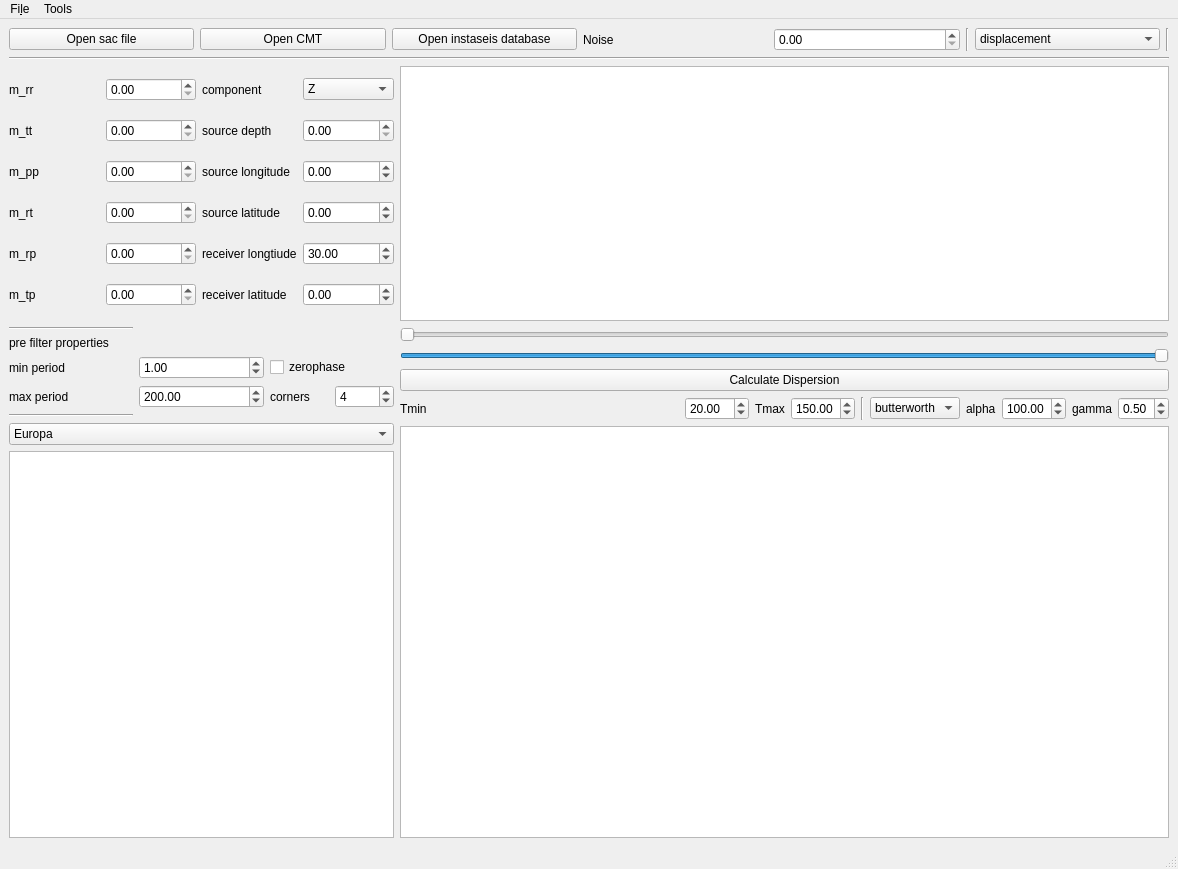
<?xml version="1.0" encoding="UTF-8"?>
<ui version="4.0">
 <class>MainWindow</class>
 <widget class="QMainWindow" name="MainWindow">
  <property name="geometry">
   <rect>
    <x>0</x>
    <y>0</y>
    <width>1178</width>
    <height>869</height>
   </rect>
  </property>
  <property name="windowTitle">
   <string>MainWindow</string>
  </property>
  <property name="inputMethodHints">
   <set>Qt::ImhFormattedNumbersOnly</set>
  </property>
  <widget class="QWidget" name="centralwidget">
   <layout class="QVBoxLayout" name="verticalLayout" stretch="0,0,10">
    <item>
     <layout class="QHBoxLayout" name="horizontalLayout_2">
      <item>
       <widget class="QPushButton" name="open_sac_button">
        <property name="text">
         <string>Open sac file</string>
        </property>
       </widget>
      </item>
      <item>
       <widget class="QPushButton" name="pushButton">
        <property name="text">
         <string>Open CMT</string>
        </property>
       </widget>
      </item>
      <item>
       <widget class="QPushButton" name="open_instaseis_button">
        <property name="text">
         <string>Open instaseis database</string>
        </property>
       </widget>
      </item>
      <item>
       <widget class="QLabel" name="label_2">
        <property name="text">
         <string>Noise</string>
        </property>
       </widget>
      </item>
      <item>
       <widget class="QDoubleSpinBox" name="snr_value">
        <property name="maximum">
         <double>1.000000000000000</double>
        </property>
        <property name="singleStep">
         <double>0.050000000000000</double>
        </property>
       </widget>
      </item>
      <item>
       <widget class="Line" name="line">
        <property name="orientation">
         <enum>Qt::Vertical</enum>
        </property>
       </widget>
      </item>
      <item>
       <widget class="QComboBox" name="motion_type">
        <item>
         <property name="text">
          <string>displacement</string>
         </property>
        </item>
        <item>
         <property name="text">
          <string>velocity</string>
         </property>
        </item>
        <item>
         <property name="text">
          <string>acceleration</string>
         </property>
        </item>
       </widget>
      </item>
      <item>
       <widget class="Line" name="line_2">
        <property name="orientation">
         <enum>Qt::Vertical</enum>
        </property>
       </widget>
      </item>
     </layout>
    </item>
    <item>
     <widget class="Line" name="line_3">
      <property name="orientation">
       <enum>Qt::Horizontal</enum>
      </property>
     </widget>
    </item>
    <item>
     <layout class="QHBoxLayout" name="horizontalLayout">
      <item>
       <layout class="QGridLayout" name="gridLayout" rowstretch="1,2" columnstretch="1,2">
        <item row="1" column="0">
         <layout class="QGridLayout" name="gridLayout_3">
          <item row="3" column="2">
           <layout class="QHBoxLayout" name="horizontalLayout_3">
            <item>
             <widget class="QLabel" name="label_17">
              <property name="text">
               <string>corners</string>
              </property>
             </widget>
            </item>
            <item>
             <widget class="QSpinBox" name="corners">
              <property name="minimum">
               <number>2</number>
              </property>
              <property name="maximum">
               <number>16</number>
              </property>
              <property name="value">
               <number>4</number>
              </property>
             </widget>
            </item>
           </layout>
          </item>
          <item row="2" column="1">
           <widget class="QDoubleSpinBox" name="prefilter_min_period">
            <property name="maximum">
             <double>500.000000000000000</double>
            </property>
            <property name="value">
             <double>1.000000000000000</double>
            </property>
           </widget>
          </item>
          <item row="3" column="0">
           <widget class="QLabel" name="label_15">
            <property name="text">
             <string>max period</string>
            </property>
           </widget>
          </item>
          <item row="1" column="0">
           <widget class="QLabel" name="label_13">
            <property name="text">
             <string>pre filter properties</string>
            </property>
           </widget>
          </item>
          <item row="2" column="0">
           <widget class="QLabel" name="label_14">
            <property name="text">
             <string>min period</string>
            </property>
           </widget>
          </item>
          <item row="5" column="0" colspan="3">
           <layout class="QVBoxLayout" name="verticalLayout_2">
            <item>
             <widget class="QComboBox" name="planet">
              <item>
               <property name="text">
                <string>Europa</string>
               </property>
              </item>
              <item>
               <property name="text">
                <string>Mars</string>
               </property>
              </item>
              <item>
               <property name="text">
                <string>Earth</string>
               </property>
              </item>
             </widget>
            </item>
            <item>
             <widget class="Qt4MplCanvas" name="map"/>
            </item>
           </layout>
          </item>
          <item row="3" column="1">
           <widget class="QDoubleSpinBox" name="prefilter_max_period">
            <property name="minimum">
             <double>1.000000000000000</double>
            </property>
            <property name="maximum">
             <double>1000.000000000000000</double>
            </property>
            <property name="value">
             <double>200.000000000000000</double>
            </property>
           </widget>
          </item>
          <item row="0" column="0">
           <widget class="Line" name="line_4">
            <property name="orientation">
             <enum>Qt::Horizontal</enum>
            </property>
           </widget>
          </item>
          <item row="2" column="2">
           <widget class="QCheckBox" name="zerophase">
            <property name="text">
             <string>zerophase</string>
            </property>
           </widget>
          </item>
          <item row="4" column="0">
           <widget class="Line" name="line_5">
            <property name="orientation">
             <enum>Qt::Horizontal</enum>
            </property>
           </widget>
          </item>
         </layout>
        </item>
        <item row="0" column="0">
         <layout class="QGridLayout" name="gridLayout_2">
          <item row="2" column="3">
           <widget class="QDoubleSpinBox" name="evlo">
            <property name="minimum">
             <double>-180.000000000000000</double>
            </property>
            <property name="maximum">
             <double>180.000000000000000</double>
            </property>
           </widget>
          </item>
          <item row="5" column="1">
           <widget class="ScientificDoubleSpinBox" name="m_tp"/>
          </item>
          <item row="4" column="0">
           <widget class="QLabel" name="label_4">
            <property name="text">
             <string>m_rp</string>
            </property>
           </widget>
          </item>
          <item row="2" column="2">
           <widget class="QLabel" name="label_10">
            <property name="text">
             <string>source longitude</string>
            </property>
           </widget>
          </item>
          <item row="4" column="3">
           <widget class="QDoubleSpinBox" name="stlo">
            <property name="minimum">
             <double>-180.000000000000000</double>
            </property>
            <property name="maximum">
             <double>180.000000000000000</double>
            </property>
            <property name="value">
             <double>30.000000000000000</double>
            </property>
           </widget>
          </item>
          <item row="3" column="0">
           <widget class="QLabel" name="label_5">
            <property name="text">
             <string>m_rt</string>
            </property>
           </widget>
          </item>
          <item row="2" column="0">
           <widget class="QLabel" name="label_6">
            <property name="text">
             <string>m_pp</string>
            </property>
           </widget>
          </item>
          <item row="0" column="0">
           <widget class="QLabel" name="label_8">
            <property name="text">
             <string>m_rr</string>
            </property>
           </widget>
          </item>
          <item row="1" column="0">
           <widget class="QLabel" name="label_7">
            <property name="text">
             <string>m_tt</string>
            </property>
           </widget>
          </item>
          <item row="1" column="3">
           <widget class="QDoubleSpinBox" name="evdp">
            <property name="maximum">
             <double>700.000000000000000</double>
            </property>
           </widget>
          </item>
          <item row="0" column="1">
           <widget class="ScientificDoubleSpinBox" name="m_rr">
            <property name="sizePolicy">
             <sizepolicy hsizetype="Minimum" vsizetype="Fixed">
              <horstretch>0</horstretch>
              <verstretch>0</verstretch>
             </sizepolicy>
            </property>
           </widget>
          </item>
          <item row="3" column="2">
           <widget class="QLabel" name="label">
            <property name="text">
             <string>source latitude</string>
            </property>
           </widget>
          </item>
          <item row="1" column="1">
           <widget class="ScientificDoubleSpinBox" name="m_tt"/>
          </item>
          <item row="4" column="2">
           <widget class="QLabel" name="label_11">
            <property name="text">
             <string>receiver longtiude</string>
            </property>
           </widget>
          </item>
          <item row="3" column="1">
           <widget class="ScientificDoubleSpinBox" name="m_rt"/>
          </item>
          <item row="4" column="1">
           <widget class="ScientificDoubleSpinBox" name="m_rp"/>
          </item>
          <item row="5" column="0">
           <widget class="QLabel" name="label_3">
            <property name="text">
             <string>m_tp</string>
            </property>
           </widget>
          </item>
          <item row="5" column="2">
           <widget class="QLabel" name="label_12">
            <property name="text">
             <string>receiver latitude</string>
            </property>
           </widget>
          </item>
          <item row="2" column="1">
           <widget class="ScientificDoubleSpinBox" name="m_pp"/>
          </item>
          <item row="1" column="2">
           <widget class="QLabel" name="label_9">
            <property name="text">
             <string>source depth</string>
            </property>
           </widget>
          </item>
          <item row="3" column="3">
           <widget class="QDoubleSpinBox" name="evla">
            <property name="minimum">
             <double>-90.000000000000000</double>
            </property>
            <property name="maximum">
             <double>90.000000000000000</double>
            </property>
           </widget>
          </item>
          <item row="5" column="3">
           <widget class="QDoubleSpinBox" name="stla">
            <property name="minimum">
             <double>-90.000000000000000</double>
            </property>
            <property name="maximum">
             <double>90.000000000000000</double>
            </property>
           </widget>
          </item>
          <item row="0" column="3">
           <widget class="QComboBox" name="component">
            <item>
             <property name="text">
              <string>Z</string>
             </property>
            </item>
            <item>
             <property name="text">
              <string>R</string>
             </property>
            </item>
            <item>
             <property name="text">
              <string>T</string>
             </property>
            </item>
           </widget>
          </item>
          <item row="0" column="2">
           <widget class="QLabel" name="label_16">
            <property name="text">
             <string>component</string>
            </property>
           </widget>
          </item>
         </layout>
        </item>
        <item row="0" column="1">
         <widget class="Qt4MplCanvas" name="seismogram">
          <property name="mouseTracking">
           <bool>true</bool>
          </property>
         </widget>
        </item>
        <item row="1" column="1">
         <layout class="QVBoxLayout" name="verticalLayout_3" stretch="1,1,0,0,2">
          <item>
           <widget class="QSlider" name="window_start">
            <property name="maximum">
             <number>10000</number>
            </property>
            <property name="value">
             <number>0</number>
            </property>
            <property name="orientation">
             <enum>Qt::Horizontal</enum>
            </property>
           </widget>
          </item>
          <item>
           <widget class="QSlider" name="window_end">
            <property name="maximum">
             <number>10000</number>
            </property>
            <property name="value">
             <number>10000</number>
            </property>
            <property name="sliderPosition">
             <number>10000</number>
            </property>
            <property name="orientation">
             <enum>Qt::Horizontal</enum>
            </property>
           </widget>
          </item>
          <item>
           <widget class="QPushButton" name="calc_dispersion_button">
            <property name="sizePolicy">
             <sizepolicy hsizetype="Minimum" vsizetype="Preferred">
              <horstretch>0</horstretch>
              <verstretch>0</verstretch>
             </sizepolicy>
            </property>
            <property name="text">
             <string>Calculate Dispersion</string>
            </property>
           </widget>
          </item>
          <item>
           <layout class="QGridLayout" name="gridLayout_4" columnstretch="1,0,0,0,0,0,0,0,0,0">
            <item row="1" column="0">
             <widget class="QLabel" name="label_19">
              <property name="text">
               <string>Tmin</string>
              </property>
             </widget>
            </item>
            <item row="1" column="3">
             <widget class="ScientificDoubleSpinBox" name="max_period">
              <property name="minimum">
               <double>5.000000000000000</double>
              </property>
              <property name="maximum">
               <double>500.000000000000000</double>
              </property>
              <property name="value">
               <double>150.000000000000000</double>
              </property>
             </widget>
            </item>
            <item row="1" column="2">
             <widget class="QLabel" name="label_20">
              <property name="text">
               <string>Tmax</string>
              </property>
             </widget>
            </item>
            <item row="1" column="6">
             <widget class="QLabel" name="label_18">
              <property name="text">
               <string>alpha</string>
              </property>
             </widget>
            </item>
            <item row="1" column="1">
             <widget class="ScientificDoubleSpinBox" name="min_period">
              <property name="minimum">
               <double>1.000000000000000</double>
              </property>
              <property name="maximum">
               <double>100.000000000000000</double>
              </property>
              <property name="value">
               <double>20.000000000000000</double>
              </property>
             </widget>
            </item>
            <item row="1" column="4">
             <widget class="Line" name="line_6">
              <property name="orientation">
               <enum>Qt::Vertical</enum>
              </property>
             </widget>
            </item>
            <item row="1" column="7">
             <widget class="ScientificDoubleSpinBox" name="alpha">
              <property name="minimum">
               <double>1.000000000000000</double>
              </property>
              <property name="maximum">
               <double>500.000000000000000</double>
              </property>
              <property name="value">
               <double>100.000000000000000</double>
              </property>
             </widget>
            </item>
            <item row="1" column="5">
             <widget class="QComboBox" name="mft_type">
              <item>
               <property name="text">
                <string>butterworth</string>
               </property>
              </item>
              <item>
               <property name="text">
                <string>gaussian</string>
               </property>
              </item>
              <item>
               <property name="text">
                <string>bessel</string>
               </property>
              </item>
             </widget>
            </item>
            <item row="1" column="8">
             <widget class="QLabel" name="label_21">
              <property name="text">
               <string>gamma</string>
              </property>
             </widget>
            </item>
            <item row="1" column="9">
             <widget class="QDoubleSpinBox" name="gamma">
              <property name="maximum">
               <double>1.000000000000000</double>
              </property>
              <property name="value">
               <double>0.500000000000000</double>
              </property>
             </widget>
            </item>
           </layout>
          </item>
          <item>
           <widget class="Qt4MplCanvas" name="gabormatrix"/>
          </item>
         </layout>
        </item>
       </layout>
      </item>
     </layout>
    </item>
   </layout>
  </widget>
  <widget class="QMenuBar" name="menubar">
   <property name="geometry">
    <rect>
     <x>0</x>
     <y>0</y>
     <width>1178</width>
     <height>27</height>
    </rect>
   </property>
   <widget class="QMenu" name="menuFile">
    <property name="title">
     <string>Fi&amp;le</string>
    </property>
    <addaction name="actionOpen_sac_file"/>
    <addaction name="actionExit"/>
    <addaction name="Save_dispersion_curve"/>
    <addaction name="Open_noise_file"/>
   </widget>
   <widget class="QMenu" name="menuTools">
    <property name="title">
     <string>Tools</string>
    </property>
    <addaction name="Plot_noise_power_spectrum"/>
    <addaction name="Plot_dispersion_curve"/>
   </widget>
   <addaction name="menuFile"/>
   <addaction name="menuTools"/>
  </widget>
  <widget class="QStatusBar" name="statusbar"/>
  <action name="actionOpen_sac_file">
   <property name="text">
    <string>&amp;Open</string>
   </property>
  </action>
  <action name="actionExit">
   <property name="text">
    <string>&amp;Exit</string>
   </property>
  </action>
  <action name="Save_dispersion_curve">
   <property name="text">
    <string>&amp;Save Dispersion Curve As</string>
   </property>
  </action>
  <action name="Open_noise_file">
   <property name="text">
    <string>Open Noise File</string>
   </property>
  </action>
  <action name="Plot_noise_power_spectrum">
   <property name="text">
    <string>Plot noise power spectrum</string>
   </property>
  </action>
  <action name="Plot_dispersion_curve">
   <property name="text">
    <string>Plot dispersion curve</string>
   </property>
  </action>
 </widget>
 <customwidgets>
  <customwidget>
   <class>Qt4MplCanvas</class>
   <extends>QGraphicsView</extends>
   <header>instaseis.gui.qt4mplcanvas.h</header>
  </customwidget>
  <customwidget>
   <class>ScientificDoubleSpinBox</class>
   <extends>QDoubleSpinBox</extends>
   <header>instaseis.gui.scientific_double_spin_box.h</header>
  </customwidget>
 </customwidgets>
 <resources/>
 <connections/>
</ui>
